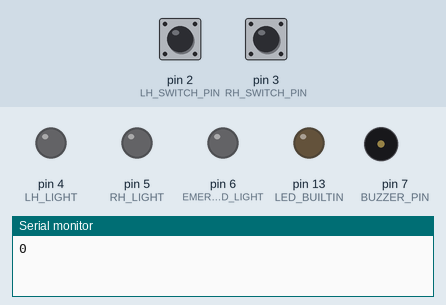
This program was run on a simulated Arduino Nano, built with avr-gcc and run on an emulated ATmega328P. On the bench: output pins drawn as LEDs (lit = HIGH), buzzer (waves = sounding), the last lines printed to the serial monitor. Dashed ring = blinking. Inputs (shaded band) come from the test bench; at power-on: pin 2 (LH_SWITCH_PIN) HIGH, pin 3 (RH_SWITCH_PIN) HIGH.

Above: at 1.7 s.
1.8 s: pin 2 (LH_SWITCH_PIN) pulled LOW for 0.15 s
At 2.25 s:
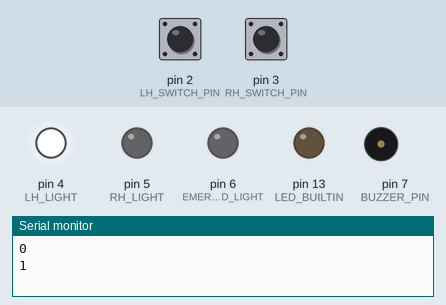
4.8 s: pin 3 (RH_SWITCH_PIN) pulled LOW for 0.15 s
At 5.75 s:
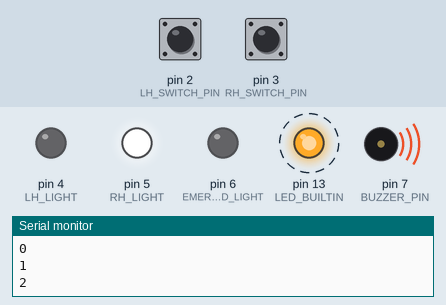
7.8 s: pin 3 (RH_SWITCH_PIN) pulled LOW for 1 s
At 9.2 s:
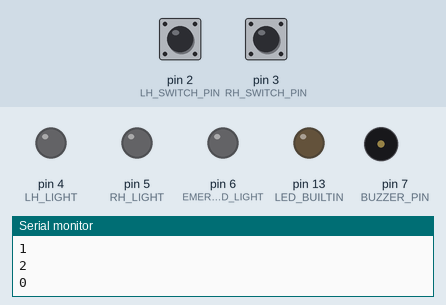
10.3 s: pin 2 (LH_SWITCH_PIN) pulled LOW for 1 s
At 11.8 s:
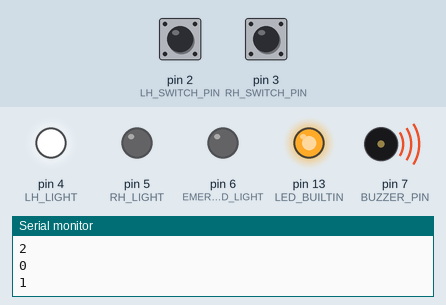
13.3 s: pin 2 (LH_SWITCH_PIN) pulled LOW for 3.2 s
At 14.5 s:
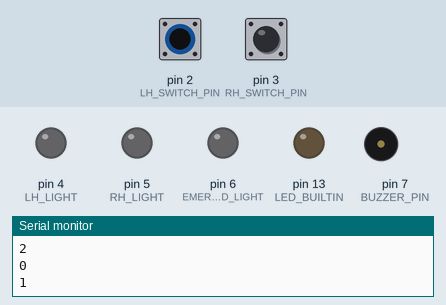
18.0 s: pin 2 (LH_SWITCH_PIN) driven LOW and pin 3 (RH_SWITCH_PIN) driven LOW
At 18.75 s:
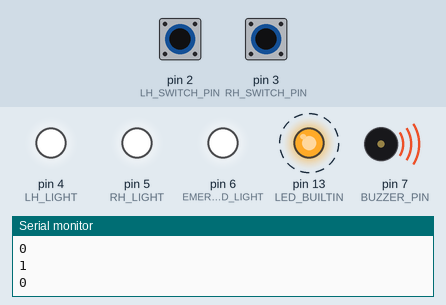
Timing chart, 0 to 22.0 s (numbered marks = the images above; inputs shaded):
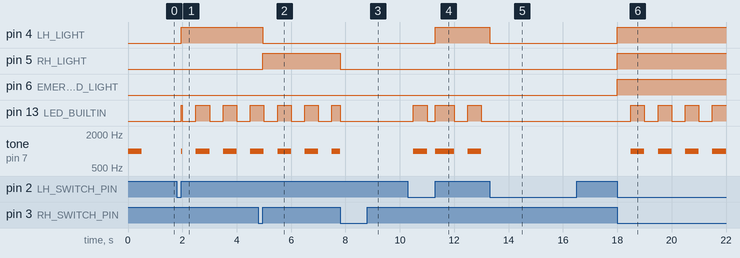

The program:

main.cpp
```cpp
#include <Arduino.h>
#define _DEBUG_ true

#define BLINK_INTERVAL      500
#define BEEP_FREQUENCY     1000
#define LH_SWITCH_PIN         2
#define RH_SWITCH_PIN         3
#define LH_LIGHT              4
#define RH_LIGHT              5
#define EMERGENCY_HEAD_LIGHT  6
#define BUZZER_PIN            7

enum class State {
  NONE,
  LH_DOWN,
  RH_DOWN,
  LH_LIGHT_ON,
  RH_LIGHT_ON,
  EMERGENCY
};
volatile State signal_state = State::NONE;

void setSignalState();
int getSignalState();
void L_ISR();
void R_ISR();

class SwitchSignal  {
  enum { debounceTime = 15, noSwitch = -1 };
  typedef void (*handlerFunction) (const byte newState, const unsigned long interval, const byte whichSwitch);
  int _pin;
  handlerFunction _func;
  byte _oldSwitchState;
  unsigned long _switchPressTime;
  unsigned long _lastLowTime;
  unsigned long _lastHighTime;
  public:
     SwitchSignal() {
       _pin = noSwitch;
       _func = NULL;
       _oldSwitchState  = HIGH;
       _switchPressTime = 0;
       _lastLowTime  = 0;
       _lastHighTime = 0;
      }
     void begin (const int pin, handlerFunction f) {
       _pin = pin;
       _func = f;
       if (_pin != noSwitch)
         pinMode(_pin, INPUT_PULLUP);
      }
     void check() {
       if (_pin == noSwitch || _func == NULL)
         return;
        byte switchState = digitalRead(_pin);
        if (switchState != _oldSwitchState) {
          if (millis() - _switchPressTime >= debounceTime) {
             _switchPressTime = millis();
             _oldSwitchState =  switchState;
             if (switchState == LOW) {
                _lastLowTime = _switchPressTime;
                _func(LOW, _lastLowTime - _lastHighTime, _pin);
               } else {
                _lastHighTime = _switchPressTime;
                _func(HIGH, _lastHighTime - _lastLowTime, _pin);
               }
             }
          }
       }
  };
void handleLHPress(const byte newState, const unsigned long interval, const byte whichPin) {
  if (newState == LOW) {
     switch (signal_state) {
       case State::RH_DOWN:
         signal_state = State::EMERGENCY;
         break;
       case State::LH_LIGHT_ON:
       case State::EMERGENCY:
         signal_state = State::NONE;
        break;
       default:
         signal_state = State::LH_DOWN;
         break;
       }
     return;
  }
  if (signal_state == State::LH_DOWN) signal_state = State::LH_LIGHT_ON;
#if defined(_DEBUG_)
  Serial.println(getSignalState());
#endif
}
void handleRHPress(const byte newState, const unsigned long interval, const byte whichPin) {
  if (newState == LOW) {
     switch(signal_state) {
       case State::LH_DOWN:
         signal_state = State::EMERGENCY;
         break;
       case State::RH_LIGHT_ON:
       case State::EMERGENCY:
         signal_state = State::NONE;
         break;
       default:
         signal_state = State::RH_DOWN;
         break;
       }
     return;
  }
  if (signal_state == State::RH_DOWN) signal_state = State::RH_LIGHT_ON;
#if defined(_DEBUG_)
  Serial.println(getSignalState());
#endif
}

SwitchSignal LHswitch;
SwitchSignal RHswitch;
unsigned long lastBlink;
bool onCycle;

void setup() {
  #if defined(_DEBUG_)
    Serial.begin(9600);
  #endif
  pinMode(LED_BUILTIN, OUTPUT);  digitalWrite(LED_BUILTIN, LOW);
  pinMode(BUZZER_PIN, OUTPUT);  tone(BUZZER_PIN, BEEP_FREQUENCY);
  LHswitch.begin(LH_SWITCH_PIN, handleLHPress);
  RHswitch.begin(RH_SWITCH_PIN, handleRHPress);
  pinMode(LH_LIGHT, OUTPUT);  digitalWrite(LH_LIGHT, LOW);
  pinMode(RH_LIGHT, OUTPUT);  digitalWrite(RH_LIGHT, LOW);
  pinMode(EMERGENCY_HEAD_LIGHT, OUTPUT);  digitalWrite(EMERGENCY_HEAD_LIGHT, LOW);
  delay(500);
  attachInterrupt(digitalPinToInterrupt(LH_SWITCH_PIN), L_ISR, CHANGE);
  attachInterrupt(digitalPinToInterrupt(RH_SWITCH_PIN), R_ISR, CHANGE);
  noTone(BUZZER_PIN);
  #if defined(_DEBUG_)
    Serial.println("0");
  #endif
}
void L_ISR() {
  LHswitch.check();
  setSignalState();
}
void R_ISR() {
  RHswitch.check();
  setSignalState();
}

int getSignalState() {
   byte code;
   switch (signal_state) {
      case State::NONE:
        code=0;
        break;
      case State::LH_LIGHT_ON:
        code=1;
        break;
      case State::RH_LIGHT_ON:
        code=2;
        break;
      case State::EMERGENCY:
        code=3;
        break;
   }
   return code;
}
void setSignalState()
{
   switch (signal_state) {
      case State::NONE:
        digitalWrite(LH_LIGHT, LOW);
        digitalWrite(RH_LIGHT, LOW);
        digitalWrite(EMERGENCY_HEAD_LIGHT, LOW);
        digitalWrite(LED_BUILTIN, LOW);
        noTone(BUZZER_PIN);
        break;
      case State::LH_LIGHT_ON:
        digitalWrite(LH_LIGHT, HIGH);
        digitalWrite(LED_BUILTIN, HIGH);
        digitalWrite(RH_LIGHT, LOW);
        digitalWrite(EMERGENCY_HEAD_LIGHT, LOW);
        tone(BUZZER_PIN, BEEP_FREQUENCY);
        break;
      case State::RH_LIGHT_ON:
        digitalWrite(RH_LIGHT, HIGH);
        digitalWrite(LED_BUILTIN, HIGH);
        digitalWrite(LH_LIGHT, LOW);
        digitalWrite(EMERGENCY_HEAD_LIGHT, LOW);
        tone(BUZZER_PIN, BEEP_FREQUENCY);
        break;
      case State::EMERGENCY:
        digitalWrite(LH_LIGHT, HIGH);
        digitalWrite(RH_LIGHT, HIGH);
        digitalWrite(LED_BUILTIN, HIGH);
        digitalWrite(EMERGENCY_HEAD_LIGHT, HIGH);
        tone(BUZZER_PIN, BEEP_FREQUENCY);
        break;
    }
}
void loop() {
  if (millis() - lastBlink >= BLINK_INTERVAL) {
    lastBlink = millis();
    onCycle = !onCycle;
    if (!onCycle) {
      digitalWrite(LED_BUILTIN, LOW);
      noTone(BUZZER_PIN);
      return;
    } else {
      if (signal_state != State::NONE) {
         digitalWrite(LED_BUILTIN, HIGH);
         tone(BUZZER_PIN, BEEP_FREQUENCY);
      }
    }
  }
};
```

Measured:
- after the input at 1.8 s, pin 4 (LH_LIGHT): LOW → HIGH after 0.15 s; pin 13 (LED_BUILTIN): LOW → HIGH after 0.15 s, then repeats every 1.0 s: LOW 0.50 s, HIGH 0.50 s; tone on pin 7 (BUZZER_PIN): silent → 1000 Hz after 0.15 s, then repeats every 1.0 s: silent 0.50 s, 1000 Hz 0.50 s
- after the input at 4.8 s, pin 4 (LH_LIGHT): HIGH → LOW after 0.15 s; pin 5 (RH_LIGHT): LOW → HIGH after 0.15 s
- after the input at 7.8 s, pin 5 (RH_LIGHT): HIGH → LOW at once
- after the input at 10.3 s, pin 4 (LH_LIGHT): LOW → HIGH after 1.0 s; pin 13 (LED_BUILTIN): goes HIGH 0.50 s, LOW 0.30 s, HIGH 0.70 s, LOW 0.50 s, HIGH 0.50 s, then LOW, starting after 0.20 s; tone on pin 7 (BUZZER_PIN): goes 1000 Hz 0.50 s, silent 0.30 s, 1000 Hz 0.70 s, silent 0.50 s, 1000 Hz 0.50 s, then silent, starting after 0.20 s
- after the input at 13.3 s, pin 4 (LH_LIGHT): HIGH → LOW at once; pin 13 (LED_BUILTIN): stops changing and stays LOW; tone on pin 7 (BUZZER_PIN): stops changing and stays silent
- after the input at 18.0 s, pin 4 (LH_LIGHT), pin 5 (RH_LIGHT), pin 6 (EMERGENCY_HEAD_LIGHT): LOW → HIGH at once; pin 13 (LED_BUILTIN): alternates HIGH for 0.50 s and LOW for 0.50 s, starting after 0.50 s; tone on pin 7 (BUZZER_PIN): alternates 1000 Hz for 0.50 s and silent for 0.50 s, starting after 0.50 s
